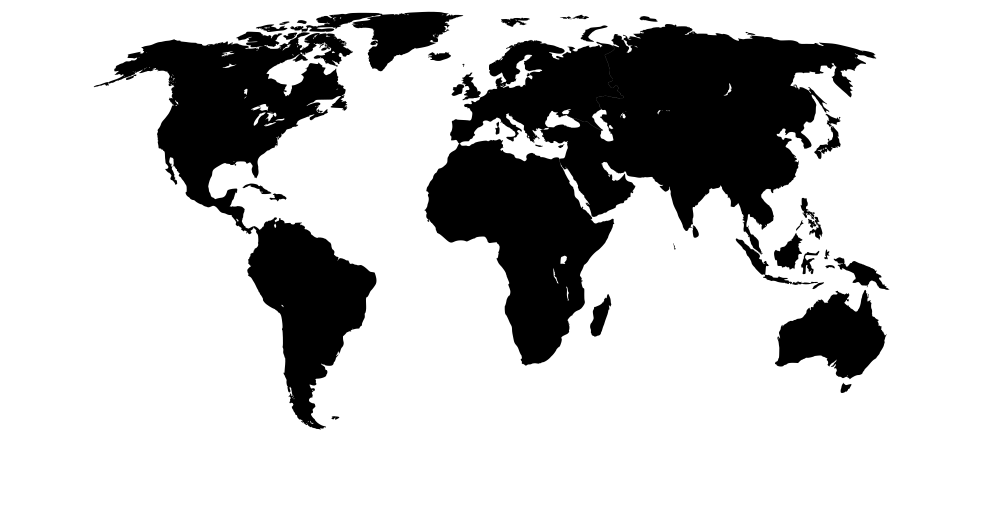
#> input picture sphere/bit array/world.png, 2000 x 1022 px (shown at 1/2 size)
$ jupyter execute 'convert image to bit array.ipynb'   (shell and % lines are left out)
#> lines starting #> are read from the running program, lines starting #| are printed output that depends on the picture; after the words box and inside, x2 and y2 are one past the last pixel; in counts of white or black regions, pixels touching at a corner belong together
## convert image to bit array
to be copied into main.c for display on spherical rotating display

[cell 1]
#display image
import matplotlib.pyplot as plt
import numpy as np
from matplotlib import cm
import cv2

threshold = 1

#any image
BGR_pic = cv2.imread('world.png')
#> BGR_pic is the input picture: shape (1022, 2000, 3); min 0, max 255, mean 197.6
pic = cv2.cvtColor(BGR_pic, cv2.COLOR_BGR2RGB)
bw_pic = cv2.cvtColor(pic, cv2.COLOR_BGR2GRAY)
bw_pic = cv2.resize(bw_pic,(128,40),interpolation = cv2.INTER_LINEAR)
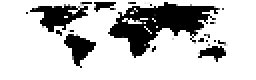
#> bw_pic: shape (40, 128) (shown 2 times larger); min 0, max 255, mean 197.1

#plot
fig = plt.figure(figsize=(12,5), dpi=150)

plt.subplot(1,1,1)
plt.imshow(bw_pic>threshold, cmap='gray')
plt.colorbar()
#plt.axis('off')

plt.show()
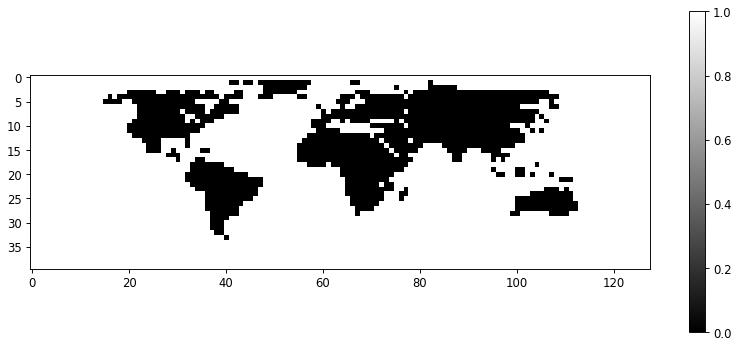
#> figure drawn by matplotlib, 2 panels

[cell 2]
bw_pic.shape , bw_pic

[cell 3]
import math
import numpy as np

#convert to binary and rearrange bit positions
binary = np.fliplr( bw_pic<threshold )
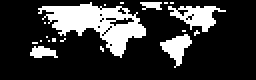
#> binary: shape (40, 128) bool (shown 2 times larger); 21.4% white; 19 white regions (14 under 20 px), largest, box (x1, y1, x2, y2) and area: (19, 1, 73, 29) 664, (84, 3, 113, 16) 183, (80, 17, 96, 34) 130, (15, 23, 29, 29) 57, (70, 1, 81, 5) 32
for r in range(0,5):
    binary[8*(r-1):8*r,:] = np.flipud( binary[8*(r-1):8*r,:] )
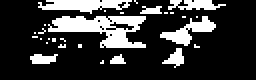
#> binary: shape (40, 128) bool (shown 2 times larger); 21.4% white; 28 white regions (20 under 20 px), largest, box (x1, y1, x2, y2) and area: (24, 8, 73, 24) 424, (19, 0, 66, 7) 201, (80, 8, 108, 23) 161
binary = binary.astype(int)

dim = np.shape(binary)
#> dim = (40, 128)

#combine into string
sphere = '{'
for width in range(0,dim[1]):
    sphere += '{'
    for height in range(0,math.ceil(dim[0]/8)):
        sphere += '0b'
        for add in range(0,8):
            sphere += str(binary[height*8+add,width])
        sphere += ','
    sphere = sphere[0:-1]
    sphere += '},'
sphere = sphere[0:-1]
sphere += '}'

print(sphere)
#> (printed output is left out)
